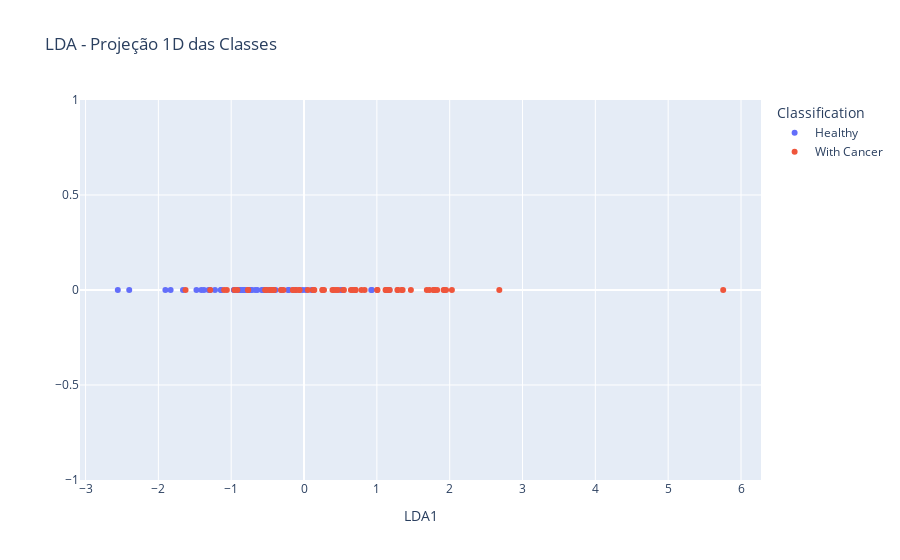

The cell this chart's notebook holds for it:
### Markdown cell above
### LDA

### Code cell
lda = LinearDiscriminantAnalysis(n_components=1)
# prepare transform on dataset
lda.fit(X,y)
# apply transform to dataset
transformed = lda.transform(X)

# Converter classes para nomes legíveis (1 → Healthy, 2 → With Cancer)
y_labels = DataSet['Classification'].replace({1: "Healthy", 2: "With Cancer"})

#Plot transformed data
# Plot 1D estilo linha reta
fig = px.scatter(
    x=transformed.squeeze(),
    y=np.zeros(transformed.shape[0]),
    color=y_labels,
    labels=dict(x="LDA1", y="", color="Classification"),
    title="LDA - Projeção 1D das Classes"
)

fig.show()

### Figure 1 — Plotly figure (JSON) as saved in the notebook; plotly's stock layout.template omitted (floating-point values rounded to 4 significant figures)
{"data": [{"hovertemplate": "Classification=Healthy<br>LDA1=%{x}<br>=%{y}<extra></extra>", "legendgroup": "Healthy", "marker": {"color": "#636efa", "symbol": "circle"}, "mode": "markers", "name": "Healthy", "orientation": "v", "showlegend": true, "type": "scatter", "x": [-1.374, -0.3101, -0.5259, -0.7188, -0.1134, 0.0255, -0.9569, 0.9229, -0.01931, -0.8282, -0.5386, -0.5355, -0.4841, 0.5031, -0.7413, 0.102, -0.8387, -0.4378, -1.41, -0.7297, -0.7627, -1.222, -0.6417, -0.8785, -0.8238, -1.904, -0.8826, -0.5274, -0.8132, -1.289, -0.3919, -0.9108, -0.9156, -0.2205, -1.311, -1.662, -1.832, 1.174, 0.5351, -2.4, -1.477, -0.2054, -1.143, -1.137, -0.6711, -0.8376, -0.5791, -2.557, -0.9645, -0.5679, 0.9325, -0.9131], "xaxis": "x", "y": [0, 0, 0, 0, 0, 0, 0, 0, 0, 0, 0, 0, 0, 0, 0, 0, 0, 0, 0, 0, 0, 0, 0, 0, 0, 0, 0, 0, 0, 0, 0, 0, 0, 0, 0, 0, 0, 0, 0, 0, 0, 0, 0, 0, 0, 0, 0, 0, 0, 0, 0, 0], "yaxis": "y"}, {"hovertemplate": "Classification=With Cancer<br>LDA1=%{x}<br>=%{y}<extra></extra>", "legendgroup": "With Cancer", "marker": {"color": "#EF553B", "symbol": "circle"}, "mode": "markers", "name": "With Cancer", "orientation": "v", "showlegend": true, "type": "scatter", "x": [1.686, 0.05281, 1.354, 1.152, 0.5475, 0.8322, 0.4082, -0.06193, 0.7064, 1.339, -0.1099, 0.6438, 0.3903, 1.282, -0.4147, 0.5395, 0.1227, 1.78, 0.2543, 2.682, 1.12, 0.1325, 2.03, 0.7879, -0.4732, 0.7068, 1.917, 1.467, -0.9147, -0.06504, 0.4398, 1.93, 1.289, -0.1495, -0.4489, 1.787, 5.756, 1.828, 1.79, 0.1412, 1.123, 1.007, 1.175, -1.288, 0.664, 0.6967, 1.724, 0.4661, -0.9557, -0.4151, -0.153, -0.7669, -0.7701, 0.2743, -0.5196, -1.06, 0.2516, 1.95, -0.3167, -0.5345, -0.2818, -1.097, -1.627, 1.006], "xaxis": "x", "y": [0, 0, 0, 0, 0, 0, 0, 0, 0, 0, 0, 0, 0, 0, 0, 0, 0, 0, 0, 0, 0, 0, 0, 0, 0, 0, 0, 0, 0, 0, 0, 0, 0, 0, 0, 0, 0, 0, 0, 0, 0, 0, 0, 0, 0, 0, 0, 0, 0, 0, 0, 0, 0, 0, 0, 0, 0, 0, 0, 0, 0, 0, 0, 0], "yaxis": "y"}], "layout": {"legend": {"title": {"text": "Classification"}, "tracegroupgap": 0}, "title": {"text": "LDA - Projeção 1D das Classes"}, "xaxis": {"anchor": "y", "domain": [0, 1], "title": {"text": "LDA1"}}, "yaxis": {"anchor": "x", "domain": [0, 1], "title": {"text": ""}}}}
